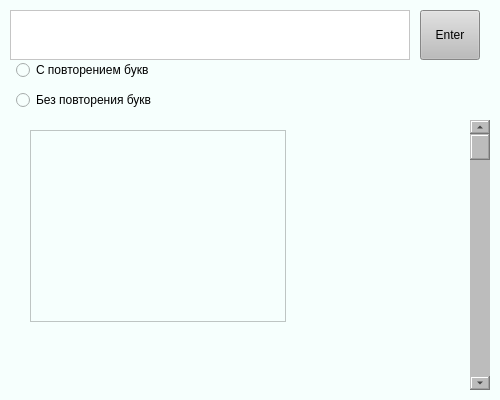
<?xml version="1.0" encoding="UTF-8"?>
<ui version="4.0">
 <class>Annogram</class>
 <widget class="QMainWindow" name="Annogram">
  <property name="geometry">
   <rect>
    <x>0</x>
    <y>0</y>
    <width>500</width>
    <height>400</height>
   </rect>
  </property>
  <property name="windowTitle">
   <string>Annograma</string>
  </property>
  <property name="styleSheet">
   <string notr="true">background-color: rgb(246, 255, 253);</string>
  </property>
  <widget class="QWidget" name="centralwidget">
   <widget class="QRadioButton" name="radioButton">
    <property name="geometry">
     <rect>
      <x>16</x>
      <y>60</y>
      <width>150</width>
      <height>20</height>
     </rect>
    </property>
    <property name="text">
     <string>С повторением букв</string>
    </property>
   </widget>
   <widget class="QRadioButton" name="radioButton_2">
    <property name="geometry">
     <rect>
      <x>16</x>
      <y>90</y>
      <width>150</width>
      <height>20</height>
     </rect>
    </property>
    <property name="text">
     <string>Без повторения букв</string>
    </property>
   </widget>
   <widget class="QScrollBar" name="verticalScrollBar">
    <property name="geometry">
     <rect>
      <x>470</x>
      <y>120</y>
      <width>20</width>
      <height>270</height>
     </rect>
    </property>
    <property name="styleSheet">
     <string notr="true">background-color: rgb(188, 188, 188);</string>
    </property>
    <property name="orientation">
     <enum>Qt::Vertical</enum>
    </property>
   </widget>
   <widget class="QPushButton" name="pushButton">
    <property name="geometry">
     <rect>
      <x>420</x>
      <y>10</y>
      <width>60</width>
      <height>50</height>
     </rect>
    </property>
    <property name="styleSheet">
     <string notr="true">background-color: rgb(188, 188, 188);</string>
    </property>
    <property name="text">
     <string>Enter</string>
    </property>
   </widget>
   <widget class="QTextEdit" name="textEdit">
    <property name="geometry">
     <rect>
      <x>10</x>
      <y>10</y>
      <width>400</width>
      <height>50</height>
     </rect>
    </property>
    <property name="styleSheet">
     <string notr="true">background-color: rgb(255, 255, 255);</string>
    </property>
   </widget>
   <widget class="QTextBrowser" name="textBrowser">
    <property name="geometry">
     <rect>
      <x>30</x>
      <y>130</y>
      <width>256</width>
      <height>192</height>
     </rect>
    </property>
   </widget>
  </widget>
 </widget>
 <resources/>
 <connections/>
</ui>
